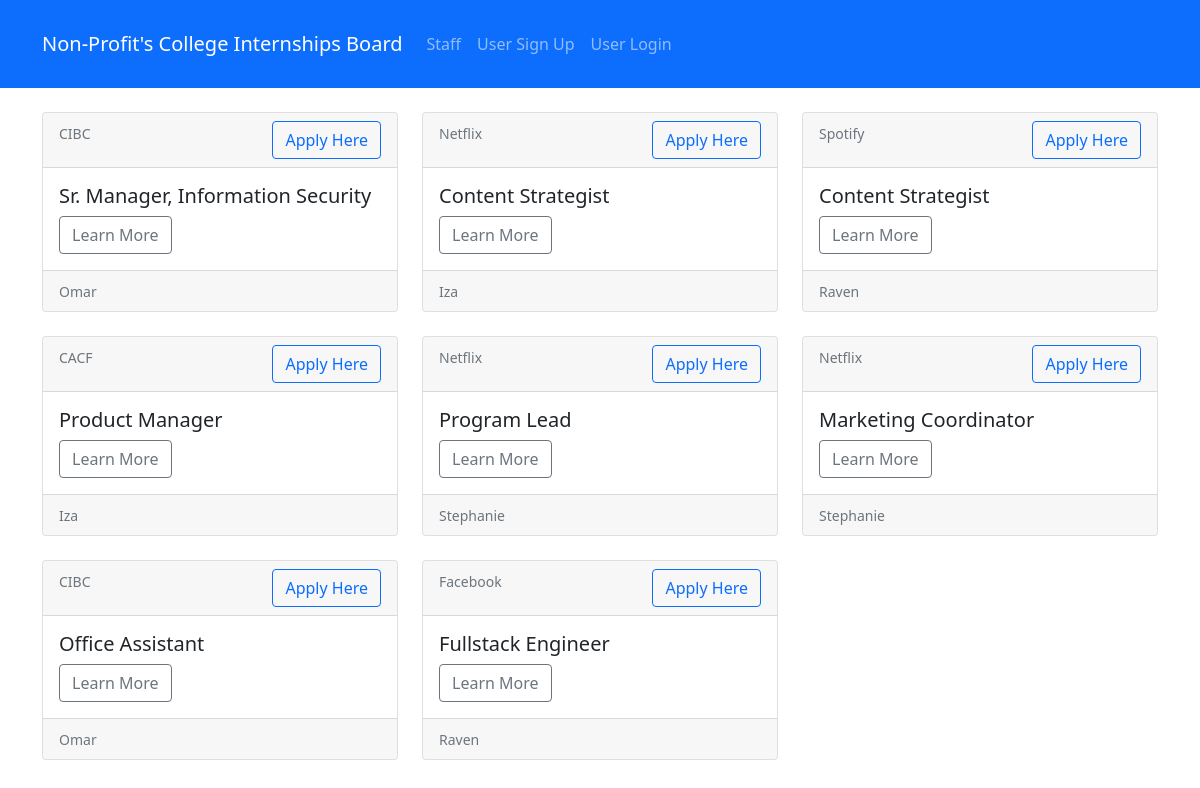
The page / on the database its author committed.
### board/models.py (models this page shows, shortened)
class Internship(models.Model):
    position_title = models.CharField(max_length=200)
    date_posted = models.DateField(default=date.today)
    app_link= models.URLField()
    description = models.TextField(blank=True)
    staff = models.ForeignKey(Staff, null=True, on_delete= models.SET_NULL)
    company = models.ForeignKey(Company, null=True, on_delete= models.SET_NULL)

class Company(models.Model):
    name = models.CharField(max_length=200)
    org_partner = models.BooleanField()
    website = models.URLField()
    location = models.CharField(max_length=200, blank=True)
    def __str__(self):
        return self.name

class Staff(models.Model):
    name= models.CharField(max_length=150)
    position = models.CharField(max_length=200)
    email = models.EmailField()
    def __str__(self):
        return self.name

### board/views.py (the view)
# urls.py: path('', views.home, name='board-home'),
def home(request):
    context = {
        'internships': Internship.objects.all(),
        'staff' : Staff.objects.all(),
    }
    return render(request, 'board/home.html', context)

### board/templates/board/home.html
{% extends "board/base.html" %}
{% block content %}
    <div class="row row-cols-1 row-cols-md-3 g-4">
      {% for internship in internships %}
        <div class="col">
          <div class="card h-100">
            <div class="card-header">
              <small class="text-muted">{{ internship.company }}</small>
              <a href="{{ internship.app_link }}" class="btn btn-outline-primary float-end">Apply Here</a>
            </div>
            <div class="card-body">
              <h5 class="card-title">{{ internship.position_title }}</h5>
              <a href="{% url 'show-internship' internship.id %}" class="btn btn-outline-secondary ">Learn More</a>
            </div>
            <div class="card-footer">
              <small class="text-muted">{{ internship.staff }}</small>
            </div>
          </div>
        </div>
        {% endfor %}
    </div>
{% endblock content %}

### rows shown on the page
Internship: company "CIBC", position_title "Sr. Manager, Information Security", staff "Omar"
Internship: company "Netflix", position_title "Content Strategist", staff "Iza"
Internship: company "Spotify", position_title "Content Strategist", staff "Raven"
Internship: company "CACF", position_title "Product Manager", staff "Iza"
Internship: company "Netflix", position_title "Program Lead", staff "Stephanie"
Internship: company "Netflix", position_title "Marketing Coordinator", staff "Stephanie"
Internship: company "CIBC", position_title "Office Assistant", staff "Omar"
Internship: company "Facebook", position_title "Fullstack Engineer", staff "Raven"
